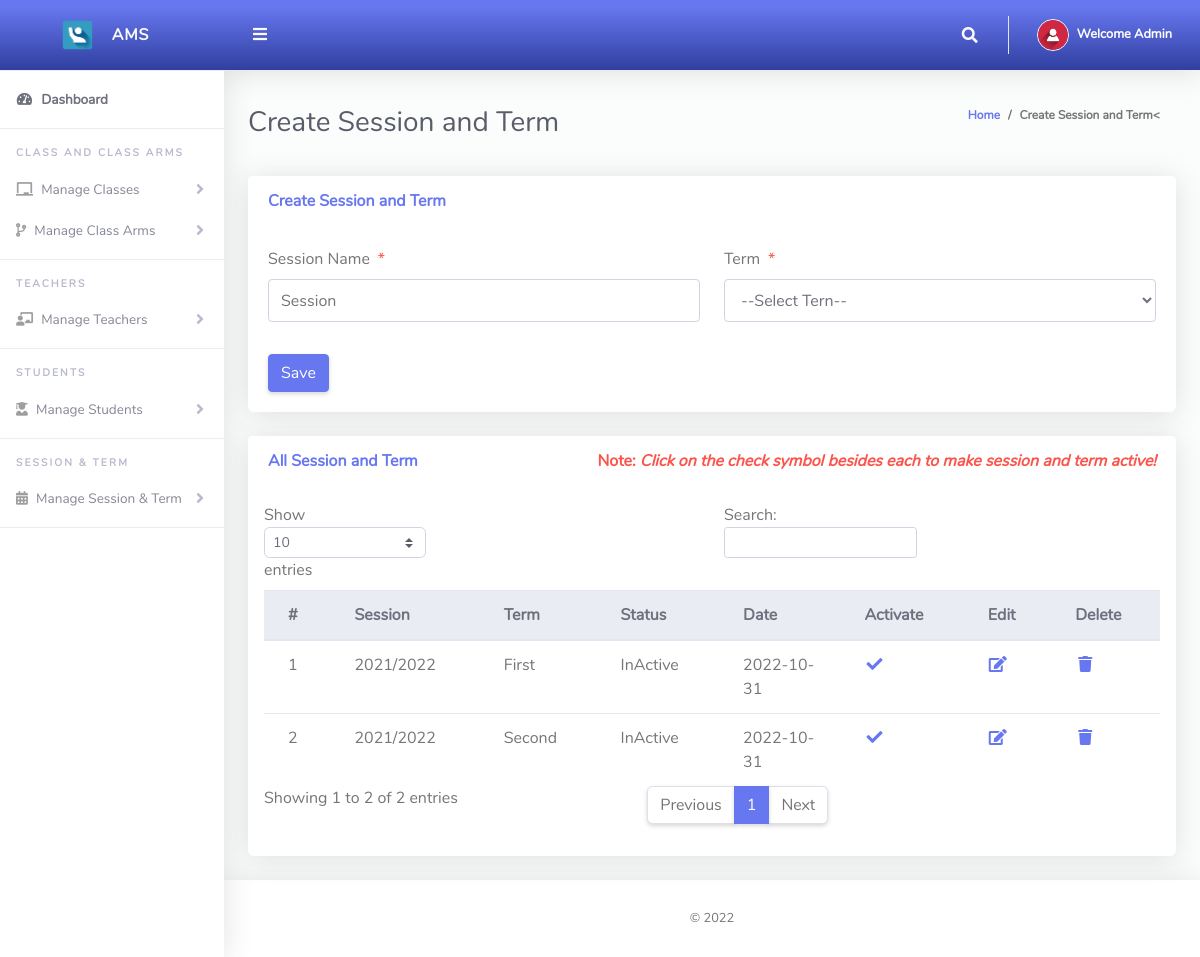
The page /Admin/createSessionTerm.php (signed in) on the database as committed earlier.
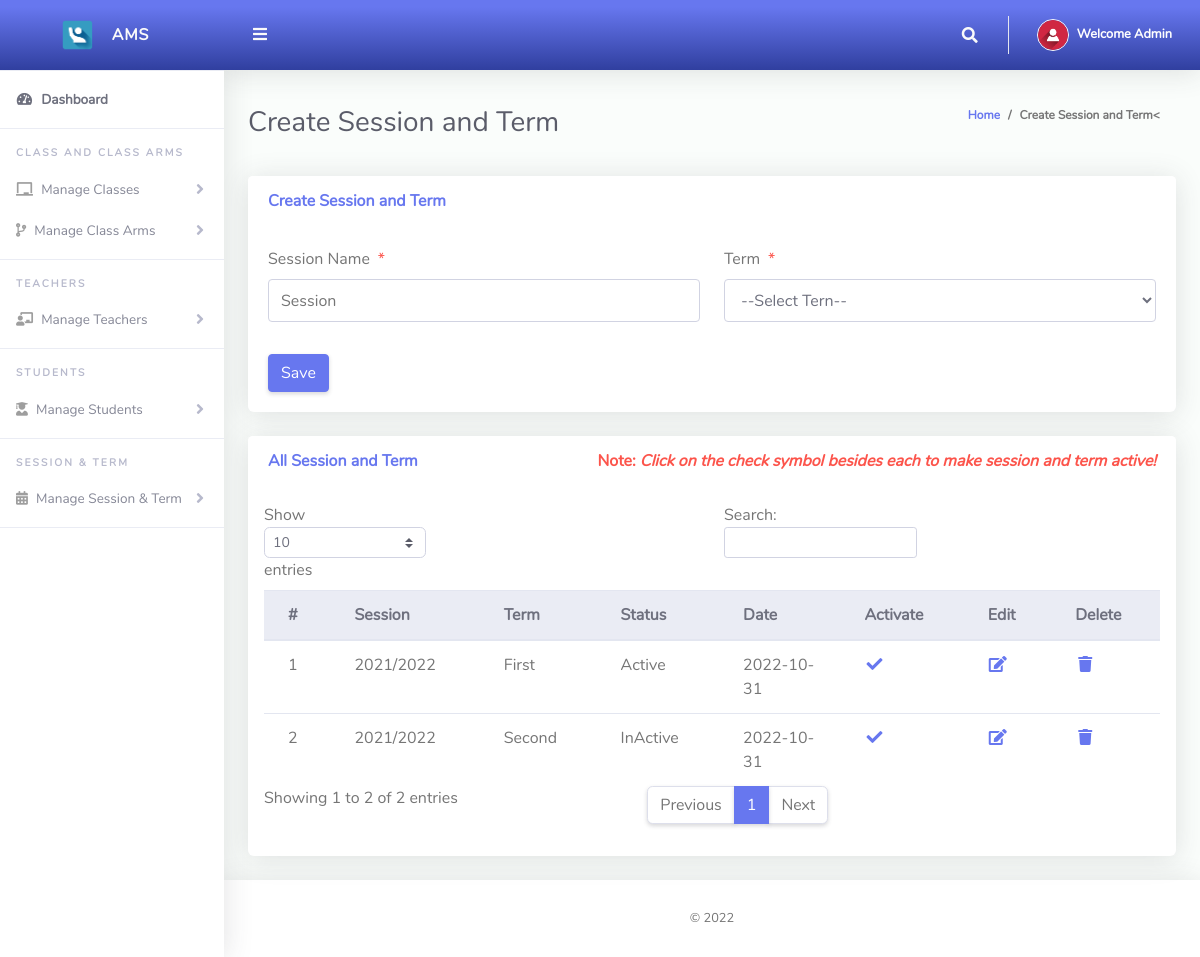
The same page on the database as committed later.
### tables this page shows
CREATE TABLE `tblsessionterm` (
  `Id` int(10) NOT NULL,
  `sessionName` varchar(50) NOT NULL,
  `termId` varchar(50) NOT NULL,
  `isActive` varchar(10) NOT NULL,
  `dateCreated` varchar(50) NOT NULL
);

CREATE TABLE `tblterm` (
  `Id` int(10) NOT NULL,
  `termName` varchar(20) NOT NULL
);

### Admin/createSessionTerm.php (the view, shortened to what this page needs)
<?php
include '../Includes/dbcon.php';
?>
<!DOCTYPE html>
<html lang="en">
<head>
  <link href="../vendor/fontawesome-free/css/all.min.css" rel="stylesheet" type="text/css">
  <link href="../vendor/bootstrap/css/bootstrap.min.css" rel="stylesheet" type="text/css">
  <link href="css/ruang-admin.min.css" rel="stylesheet">
</head>
<body id="page-top">
  <div id="wrapper">
      <?php include "Includes/sidebar.php";?>
    <div id="content-wrapper" class="d-flex flex-column">
      <div id="content">
       <?php include "Includes/topbar.php";?>
        <div class="container-fluid" id="container-wrapper">
          <div class="d-sm-flex align-items-center justify-content-between mb-4">
            <h1 class="h3 mb-0 text-gray-800">Create Session and Term</h1>
            <ol class="breadcrumb">
              <li class="breadcrumb-item"><a href="./">Home</a></li>
              <li class="breadcrumb-item active" aria-current="page">Create Session and Term<</li>
            </ol>
          </div>
          <div class="row">
            <div class="col-lg-12">
              <div class="card mb-4">
                <div class="card-header py-3 d-flex flex-row align-items-center justify-content-between">
                  <h6 class="m-0 font-weight-bold text-primary">Create Session and Term</h6>
                </div>
                <div class="card-body">
                  <form method="post">
                    <div class="form-group row mb-3">
                        <div class="col-xl-6">
                            <label class="form-control-label">Session Name<span class="text-danger ml-2">*</span></label>
                      <input type="text" class="form-control" name="sessionName" value="<?php echo $row['sessionName'];?>" id="exampleInputFirstName" placeholder="Session">
                        </div>
                        <div class="col-xl-6">
                            <label class="form-control-label">Term<span class="text-danger ml-2">*</span></label>
                              <?php
                        $qry= "SELECT * FROM tblterm ORDER BY termName ASC";
                        $result = $conn->query($qry);
                        $num = $result->num_rows;
                        if ($num > 0){
                          echo ' <select required name="termId" class="form-control mb-3">';
                          echo'<option value="">--Select Tern--</option>';
                                  echo '</select>';
                              }
                            ?>
                        </div>
                    </div>
                      <?php
                    if (isset($Id))
                    {
                    ?>
                    <button type="submit" name="update" class="btn btn-warning">Update</button>
                    &nbsp;&nbsp;&nbsp;&nbsp;&nbsp;&nbsp;&nbsp;&nbsp;&nbsp;&nbsp;
                    <?php
                    } else {
                    ?>
                    <button type="submit" name="save" class="btn btn-primary">Save</button>
                    <?php
                    }
                    ?>
                  </form>
                </div>
              </div>
                 <div class="row">
              <div class="col-lg-12">
              <div class="card mb-4">
                <div class="card-header py-3 d-flex flex-row align-items-center justify-content-between">
                  <h6 class="m-0 font-weight-bold text-primary">All Session and Term</h6>
                  <h6 class="m-0 font-weight-bold text-danger">Note: <i>Click on the check symbol besides each to make session and term active!</i></h6>
                </div>
                <div class="table-responsive p-3">
                  <table class="table align-items-center table-flush table-hover" id="dataTableHover">
                    <thead class="thead-light">
                      <tr>
                        <th>#</th>
                        <th>Session</th>
                        <th>Term</th>
                        <th>Status</th>
                        <th>Date</th>
                        <th>Activate</th>
                        <th>Edit</th>
                        <th>Delete</th>
                      </tr>
                    </thead>
                    <tbody>
                  <?php
                      $query = "SELECT tblsessionterm.Id,tblsessionterm.sessionName,tblsessionterm.isActive,tblsessionterm.dateCreated,
                      tblterm.termName
                      FROM tblsessionterm
                      INNER JOIN tblterm ON tblterm.Id = tblsessionterm.termId";
                      $rs = $conn->query($query);
                      $num = $rs->num_rows;
                      $sn=0;
                      if($num > 0)
                      {
                        while ($rows = $rs->fetch_assoc())
                          {
                            if($rows['isActive'] == '1'){$status = "Active";}else{$status = "InActive";}
                             $sn = $sn + 1;
                            echo"
                              <tr>
                                <td>".$sn."</td>
                                <td>".$rows['sessionName']."</td>
                                <td>".$rows['termName']."</td>
                                <td>".$status."</td>
                                <td>".$rows['dateCreated']."</td>
                                 <td><a href='?action=activate&Id=".$rows['Id']."'><i class='fas fa-fw fa-check'></i></a></td>
                                <td><a href='?action=edit&Id=".$rows['Id']."'><i class='fas fa-fw fa-edit'></i></a></td>
                                <td><a href='?action=delete&Id=".$rows['Id']."'><i class='fas fa-fw fa-trash'></i></a></td>
                              </tr>";
                          }
                      }
                      else
                      {
                           echo
                           "<div class='alert alert-danger' role='alert'>
                            No Record Found!
                            </div>";
                      }
                      ?>
                    </tbody>
                  </table>
                </div>
              </div>
            </div>
            </div>
          </div>
        </div>
      </div>
       <?php include "Includes/footer.php";?>
    </div>
  </div>
</body>
</html>

### Admin/Includes/sidebar.php (shortened to what this page needs)
<ul class="navbar-nav sidebar sidebar-light accordion " id="accordionSidebar">
     <a class="sidebar-brand d-flex align-items-center bg-gradient-primary  justify-content-center" href="index.php">
       <div class="sidebar-brand-icon" >
         <img src="img/logo/attnlg.jpg">
       </div>
       <div class="sidebar-brand-text mx-3">AMS</div>
     </a>
     <hr class="sidebar-divider my-0">
     <li class="nav-item active">
       <a class="nav-link" href="index.php">
         <i class="fas fa-fw fa-tachometer-alt"></i>
         <span>Dashboard</span></a>
     </li>
     <hr class="sidebar-divider">
     <div class="sidebar-heading">
       Class and Class Arms
     </div>
     <li class="nav-item">
       <a class="nav-link collapsed" href="#" data-toggle="collapse" data-target="#collapseBootstrap"
         aria-expanded="true" aria-controls="collapseBootstrap">
         <i class="fas fa-chalkboard"></i>
         <span>Manage Classes</span>
       </a>
     </li>
     <li class="nav-item">
       <a class="nav-link collapsed" href="#" data-toggle="collapse" data-target="#collapseBootstrapusers"
         aria-expanded="true" aria-controls="collapseBootstrapusers">
         <i class="fas fa-code-branch"></i>
         <span>Manage Class Arms</span>
       </a>
     </li>
      <hr class="sidebar-divider">
     <div class="sidebar-heading">
       Teachers
     </div>
     <li class="nav-item">
       <a class="nav-link collapsed" href="#" data-toggle="collapse" data-target="#collapseBootstrapassests"
         aria-expanded="true" aria-controls="collapseBootstrapassests">
         <i class="fas fa-chalkboard-teacher"></i>
         <span>Manage Teachers</span>
       </a>
     </li>
     <hr class="sidebar-divider">
     <div class="sidebar-heading">
       Students
     </div>
      <li class="nav-item">
       <a class="nav-link collapsed" href="#" data-toggle="collapse" data-target="#collapseBootstrap2"
         aria-expanded="true" aria-controls="collapseBootstrap2">
         <i class="fas fa-user-graduate"></i>
         <span>Manage Students</span>
       </a>
     </li>
     <hr class="sidebar-divider">
     <div class="sidebar-heading">
      Session & Term
     </div>
      <li class="nav-item">
       <a class="nav-link collapsed" href="#" data-toggle="collapse" data-target="#collapseBootstrapcon"
         aria-expanded="true" aria-controls="collapseBootstrapcon">
         <i class="fa fa-calendar-alt"></i>
         <span>Manage Session & Term</span>
       </a>
     </li>
     <hr class="sidebar-divider">
   </ul>

### Admin/Includes/topbar.php (shortened to what this page needs)
<?php
  $query = "SELECT * FROM tbladmin WHERE Id = ".$_SESSION['userId']."";
  $rs = $conn->query($query);
  $rows = $rs->fetch_assoc();
  $fullName = $rows['firstName']." ".$rows['lastName'];
?>
<nav class="navbar navbar-expand navbar-light bg-gradient-primary topbar mb-4 static-top">
          <button id="sidebarToggleTop" class="btn btn-link rounded-circle mr-3">
            <i class="fa fa-bars"></i>
          </button>
          <ul class="navbar-nav ml-auto">
            <li class="nav-item dropdown no-arrow">
              <a class="nav-link dropdown-toggle" href="#" id="searchDropdown" role="button" data-toggle="dropdown"
                aria-haspopup="true" aria-expanded="false">
                <i class="fas fa-search fa-fw"></i>
              </a>
            </li>
            <li class="nav-item dropdown no-arrow">
              <a class="nav-link dropdown-toggle" href="#" id="userDropdown" role="button" data-toggle="dropdown"
                aria-haspopup="true" aria-expanded="false">
                <img class="img-profile rounded-circle" src="img/user-icn.png" style="max-width: 60px">
                <span class="ml-2 d-none d-lg-inline text-white small"><b>Welcome <?php echo $fullName;?></b></span>
              </a>
            </li>
          </ul>
        </nav>

### Admin/Includes/footer.php
<footer class="sticky-footer bg-white">
       <div class="container my-auto">
         <div class="copyright text-center my-auto">
           <span> &copy; <script> document.write(new Date().getFullYear()); </script>
           </span>
         </div>
       </div>
     </footer>

Rows that differ between the two databases and show on the page:
changed tblsessionterm "First": isActive "InActive" → "Active"
